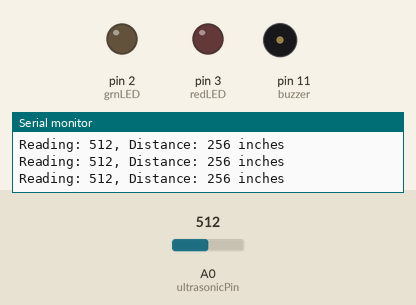
Recording of a sketch running on a simulated Arduino Uno, built with avr-gcc and run on an emulated ATmega328P. Parts: output pins drawn as LEDs (lit = HIGH), buzzer (waves = sounding, pin HIGH), the last lines printed to the serial monitor. Inputs (shaded band) come from the test bench; at power-on: A0 (ultrasonicPin) = 512.

Above: at 1.2 s.
1.3 s: A0 (ultrasonicPin) set to 52
2.8 s: A0 (ultrasonicPin) set to 44
At 3.2 s:
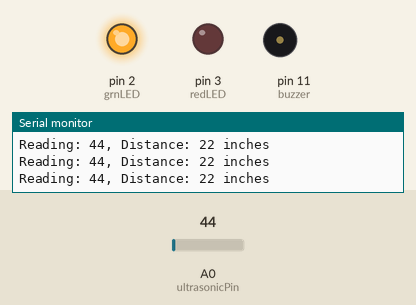
4.3 s: A0 (ultrasonicPin) set to 14
At 4.7 s:
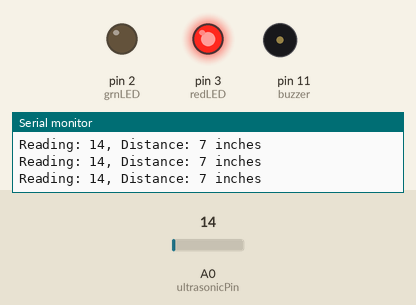
5.8 s: A0 (ultrasonicPin) set to 34
At 6.1 s:
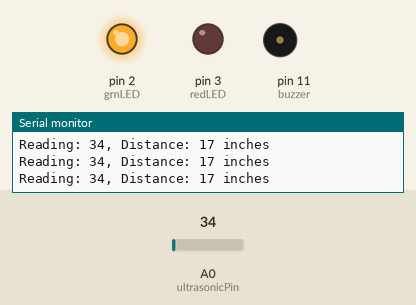
7.3 s: A0 (ultrasonicPin) set to 0
At 8.8 s:
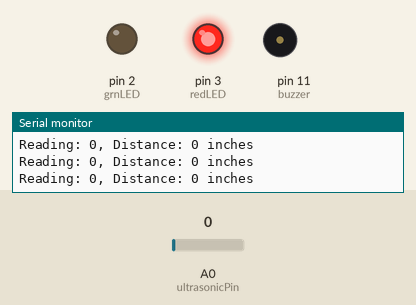
Timing chart, 0 to 9.8 s (numbered marks = the images above; inputs shaded):
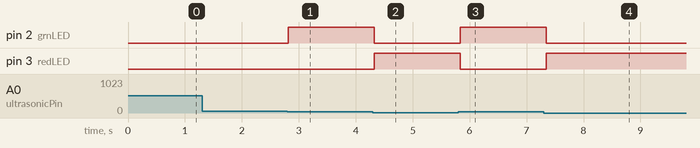

The sketch:

UltrasonicTest.ino
```cpp
int redLED = 3;
int grnLED = 2;
int buzzer = 11;
int ultrasonicPin = 0;
int sensorValue = 0;
int distance = 0;
int grnThreshold = 24;
int redThreshold = 12;

void setup() {
  // put your setup code here, to run once:
  Serial.begin(9600);
  Serial.println("Begin Test");
  pinMode(grnLED, OUTPUT);
  pinMode(redLED, OUTPUT);
  pinMode(buzzer, OUTPUT);

}

void loop() {
  // put your main code here, to run repeatedly:
  sensorValue = analogRead(ultrasonicPin);
  Serial.print("Reading: ");
  Serial.print(sensorValue, DEC);
  distance = sensorValue / 2;
  Serial.print(", Distance: ");
  Serial.print(distance, DEC);
  Serial.println(" inches");
  if (distance < redThreshold) {
    digitalWrite(redLED, HIGH);
    digitalWrite(grnLED, LOW);
  } else if (distance < grnThreshold) {
    digitalWrite(grnLED, HIGH);
    digitalWrite(redLED, LOW);
  } else {
    digitalWrite(grnLED, LOW);
    digitalWrite(redLED, LOW);
  }
  delay(100);
}
```

Measured:
- the behaviour switches between 48 and 47 on A0 (ultrasonicPin) (found by bisection; images 0 and 1)
- after the input at 2.8 s, pin 2 (grnLED): LOW → HIGH at once
- after the input at 4.3 s, pin 2 (grnLED): HIGH → LOW at once; pin 3 (redLED): LOW → HIGH at once
- after the input at 5.8 s, pin 2 (grnLED): LOW → HIGH at once; pin 3 (redLED): HIGH → LOW at once
- after the input at 7.3 s, pin 2 (grnLED): HIGH → LOW at once; pin 3 (redLED): LOW → HIGH at once
